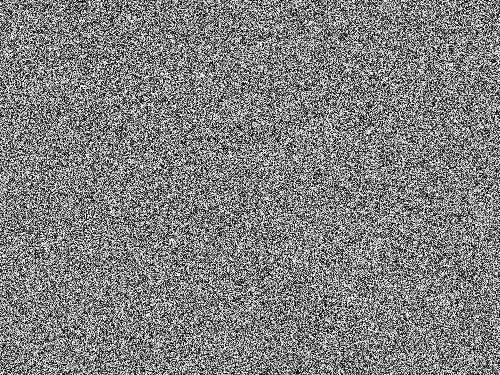

Write the Python code that produced this figure.
import numpy as np

# # 3차원 이미지 크기 지정
# width = 256
# height = 256
# depth = 5  # 생성할 noise 개수

# # # normal distribution N(0,1) 생성
# # arr_list = [np.random.normal(loc=0, scale=1, size=(width, height))[:, :, np.newaxis] for i in range(depth)]
# # arr = np.concatenate(arr_list, axis=2)

# # # 확인을 위한 출력
# # print(arr.shape)

# a = np.random.normal(loc=0, scale=1, size=(width, height, 1))



# np.array([np.random.normal(loc = 0, scale = 1, size = (32, 32, 1)) for i in range(depth)])

# print(l.shape)

import os.path
import math
import cv2
import numpy as np
import matplotlib.pyplot as plt
from mpl_toolkits.mplot3d import Axes3D


import numpy as np
import tensorflow.compat.v1 as tf

from PIL import Image
from skimage.io import imread
from skimage.transform import rescale, resize, downscale_local_mean

libPath = './pyPhotoDNA/PhotoDNAx64.dll'

import pdqhash

# photoDNA
import glob
import base64
from ctypes import cast
from ctypes import cdll
from ctypes import c_int
from ctypes import c_ubyte
from ctypes import POINTER
from ctypes import c_char_p

def generatePhotoDNAHash(imageFile):
    if imageFile.mode != 'RGB':
        imageFile = imageFile.convert(mode = 'RGB')
    libPhotoDNA = cdll.LoadLibrary(libPath)
    ComputeRobustHash = libPhotoDNA.ComputeRobustHash
    ComputeRobustHash.argtypes = [c_char_p, c_int, c_int, c_int, POINTER(c_ubyte), c_int]
    ComputeRobustHash.restype = c_ubyte
    hashByteArray = (c_ubyte * 144)()
    ComputeRobustHash(c_char_p(imageFile.tobytes()), imageFile.width, imageFile.height, 0, hashByteArray, 0)
    hashPtr = cast(hashByteArray, POINTER(c_ubyte))
    hashList = [str(hashPtr[i]) for i in range(144)]
    hashString = ','.join([i for i in hashList])
    hashList = hashString.split(',')
    for i, hashPart in enumerate(hashList):
        hashList[i] = int(hashPart).to_bytes((len(hashPart) + 7) // 8, 'big')
    hashBytes = b''.join(hashList)
    return hashBytes


def PhotoDNA_Distance(h1, h2):
	distance = 0
	if len(h1) != 144:
		panic("h1 wrong length")
	
	if len(h2) != 144:
		panic("h2 wrong length")
	

	for i in range(len(h1)):
		distance += abs(h1[i] - h2[i])
	return distance


img1 = Image.open('InputImages/id00020.png')


# h1 = generatePhotoDNAHash(img1)
# ImageNet_path = "C:/Users/sungwoo/Downloads/imgdata"
# file_list = os.listdir(ImageNet_path)

# for i, file_name in enumerate(file_list):
#     if file_name == "id00020.png":
#         continue
#     img2 = Image.open(os.path.join(ImageNet_path, file_name))
    
#     h2 = generatePhotoDNAHash(img2)

#     if (PhotoDNA_Distance(h1, h2) == 0):
#         print(file_name)
#         print(PhotoDNA_Distance(h1, h2))



# img2 = np.array(img2)
# img2 = resize(img2,(img2.shape[0], img2.shape[1], 3), anti_aliasing=True)
# img2 -= 0.5
# modified_array2 = np.tanh(img2) / 2
# scaled_array2 = (modified_array2 + 0.5) * 255
# scaled_array2 = scaled_array2.astype(np.uint8)
# modified_img2 = Image.fromarray(scaled_array2)
# modified_img2.save('../test/modified_image2.png')


# img1 = np.array(img1)
# img1 = resize(img1,(img1.shape[0], img1.shape[1], 3), anti_aliasing=True)
# img1 -= 0.5
# modified_array1 = np.tanh(img1) / 2
# scaled_array1 = (modified_array1 + 0.5) * 255
# scaled_array1 = scaled_array1.astype(np.uint8)
# modified_img1 = Image.fromarray(scaled_array1)
# modified_img1.save('../test/modified_image1.png')



#-------------------------------------------------------------------------------------------------------------#
def divide(n, r, g, b):

    sum = int(r) + int(g) + int(b)
    if sum == 0:
      return round(n * 299/1000), round(n * 587/1000), n - round(n * 299/1000) - round(n * 587/1000)
    rp = round(r / sum * n)
    gp = round(g / sum * n)
    bp = n - rp - gp


    if rp + r > 255:
        overflow = rp + r - 255
        rp -= overflow

        gp += round(overflow / 2)
        bp += overflow - round(overflow / 2)
        if bp + b > 255:
          gp += bp + b - 255
    elif gp + g > 255:
        overflow = gp + g - 255
        gp -= overflow

        rp += round(overflow / 2)
        bp += overflow - round(overflow / 2)
        if bp + b > 255:
          rp += bp + b - 255
    elif bp + b > 255:
        overflow = bp + b - 255
        bp -= overflow

        rp += round(overflow / 2)
        gp += overflow - round(overflow / 2)
        if gp + g > 255:
          rp += rp + r - 255
    return rp, gp, bp
  

def addNoise2RGB(img, noise):
  # img = (375, 500, 3)
  # noise = (375, 500, 1)

  for i in range(img.shape[0]):
    for j in range(img.shape[1]):
      r = img[i][j][0]
      g = img[i][j][1]
      b = img[i][j][2]

    #   rp, gp, bp = divide(round(noise[i][j][0]), r, g, b)
      rp, gp, bp = noise[i][j][0], noise[i][j][0], noise[i][j][0]

      img[i][j][0] += rp
      img[i][j][1] += gp
      img[i][j][2] += bp
      
  return img

def pdq(img):
  np_img1 = np.array(img)
  cv2_img1 = cv2.cvtColor(np_img1, cv2.COLOR_RGB2BGR)
  h1, q1 = pdqhash.compute(cv2_img1)

  return h1

def pdq_differ(h1, h2):
  return ((h1 != h2) * 1).sum()

modifier = np.load("result/06_14_21_08_scaled_modifier.npy")
target = Image.open("targetImages/id010.png")
h2 = pdq(target)

# input_i = Image.open("InputImages/id00017.png")
# h1 = pdq(input_i)
# print(pdq_differ(h1, h2))

# img1 = np.array(input_i)
# img1 = img1 + modifier * 255
# img1 = np.clip(img1, 0, 255).astype(np.uint8)

# cv2_img1 = cv2.cvtColor(img1, cv2.COLOR_RGB2BGR)
# h1, q1 = pdqhash.compute(cv2_img1)

# print(pdq_differ(h1, h2))

# Image.fromarray(img1).save("test.png")

ImageNet_path = "C:/Users/sungwoo/Downloads/size_500_375"
img_list = os.listdir(ImageNet_path)

c = len(img_list)
success = 0
total_decrement = 0


for i, file_name in enumerate(img_list):
  # if i >= c:
  #   break
  img = Image.open(os.path.join(ImageNet_path, file_name)).convert("RGB")
  original_differ = pdq_differ(pdq(img), h2)

  img = np.array(img)
  img = img + modifier * 255
  img = np.clip(img, 0, 255).astype(np.uint8) 

  cv2_img1 = cv2.cvtColor(img, cv2.COLOR_RGB2BGR)
  h1, q1 = pdqhash.compute(cv2_img1)
  
  transfer_differ = pdq_differ(h1, h2)

  total_decrement += transfer_differ - original_differ
  # print(original_differ, transfer_differ)
  if transfer_differ <= 90:
    success += 1
    # print(file_name)
    # Image.fromarray(img).save(file_name)

print(success)
avg = total_decrement / c
print(avg)

    
    



# modifier = np.load("result/06_13_18_45_scaled_modifier.npy")
# modified_img = Image.open("result/photoDNA/06_02_17_41_True_inputID20_targetID20_photoDNAdiffer_1800.0_l2distance_13373.6435546875k.png")
# input_img = Image.open("InputImages/id00020.png")
# target_img = Image.open("targetImages/id020.png")

# input_np = np.array(input_img)

# new = addNoise2RGB(input_np, modifier * 255)
# modifier = np.concatenate((modifier, modifier, modifier), axis=2)
# new = input_img + (modifier * 255) 

# for i in range(new.shape[0]):
#   for j in range(new.shape[1]):
#     r = new[i][j][0]
#     g = new[i][j][1]
#     b = new[i][j][2]

#     if r > 255:
#       over = r - 255
#       r = 255
#       g += over / 2
#       b += over / 2
#       if g > 255:
#         over = g - 255
#         g = 255
#         b += over
#       elif b > 255:
#         over = b - 255
#         b = 255
#         g += over

#     elif g > 255:
#       over = g - 255
#       g = 255
#       r += over / 2
#       b += over / 2
#       if r > 255:
#         over = r - 255
#         r = 255
#         b += over
#       elif b > 255:
#         over = b - 255
#         b = 255
#         r += over
    
#     elif b > 255:
#       over = b - 255
#       b = 255
#       r += over / 2
#       g += over / 2
#       if r > 255:
#         over = r - 255
#         r = 255
#         g += over
#       elif g > 255:
#         over = g - 255
#         g = 255
#         r += over

#     new[i][j][0] = r
#     new[i][j][1] = g
#     new[i][j][2] = b
    
#     print(i, j)
    

  
# new = np.clip(new, 0, 255)
# new = new.astype(np.uint8)

# new_img = Image.fromarray(new)
# new_img.save("test.png")


# h3 = generatePhotoDNAHash(new_img)


# h1 = generatePhotoDNAHash(target_img)
# h2 = generatePhotoDNAHash(modified_img)

# print("photoDNA difference grayscale = ", PhotoDNA_Distance(h1, h2))
# print("photoDNA difference RGB = ", PhotoDNA_Distance(h1, h3))



# np_img1 = np.array(new_img)
# cv2_img1 = cv2.cvtColor(np_img1, cv2.COLOR_RGB2BGR)
# h1, q1 = pdqhash.compute(cv2_img1)

# np_img2 = np.array(target_img)
# cv2_img2 = cv2.cvtColor(np_img2, cv2.COLOR_RGB2BGR)
# h2, q2 = pdqhash.compute(cv2_img2)

# np_img3 = np.array(modified_img)
# cv2_img3 = cv2.cvtColor(np_img3, cv2.COLOR_RGB2BGR)
# h3, q3 = pdqhash.compute(cv2_img3)

# differ12 = ((h1 != h2) * 1).sum()
# differ23 = ((h2 != h3) * 1).sum()

# print("PDQ difference grayscale = ", differ23)
# print("PDQ difference RGB = ", differ12)

# print(PhotoDNA_Distance(h1, h3))
# #-------------------------------------------------------------------------------------------------------------#


# noise = np.random.normal(loc=0, scale = 16, size=(375, 500))



# resized = resize(noise, (375, 500), anti_aliasing = True)

# print(resized.max())
# # img2 = resize(img2,(img2.shape[0], img2.shape[1], 3), anti_aliasing=True)

# noise = noise.astype('uint8')

# img = Image.fromarray(noise)
# img.save('noise.png')



# resized = (resized).astype('uint8')

# img2 = Image.fromarray(resized)
# img2.save('noise_resized.png')




# data = np.load("result/05_30_16_50.npy")

# data = np.squeeze(data, axis=2)

# nrows, ncols = data.shape

# # 3D 그래프 생성
# fig = plt.figure()
# ax = fig.add_subplot(111, projection='3d')

# # 배열의 인덱스를 사용하여 3D 그래프에 데이터 포인트 추가
# for row in range(nrows):
#     for col in range(ncols):
#         ax.scatter(row, col, data[row, col])

# # 축 레이블 설정
# ax.set_xlabel('X')
# ax.set_ylabel('Y')
# ax.set_zlabel('Z')

# # 그래프 표시
# plt.show()


# img1 = Image.open('result/06_07_02_05_True_5019_inputID17_targetID17_lr0.01_pc16_pdq_photoDNAdiffer3600.0_l2distance_12120.275390625.png')
# img2 = Image.open('targetImages/id017.png')


# h1 = generatePhotoDNAHash(img1)
# h2 = generatePhotoDNAHash(img2)

# print(PhotoDNA_Distance(h1, h2))

# np_img1 = np.array(img1)
# cv2_img1 = cv2.cvtColor(np_img1, cv2.COLOR_RGB2BGR)
# h1, q1 = pdqhash.compute(cv2_img1)


# np_img2 = np.array(img2)
# cv2_img2 = cv2.cvtColor(np_img2, cv2.COLOR_RGB2BGR)
# h2, q2 = pdqhash.compute(cv2_img2)

# differ = ((h1 != h2) * 1).sum()

# print("PDQ difference = ", differ)